Frame 1 (no input): blank canvas, image omitted
Frame 60 (the mouse pressed at the canvas centre just before this capture): blank canvas, image omitted
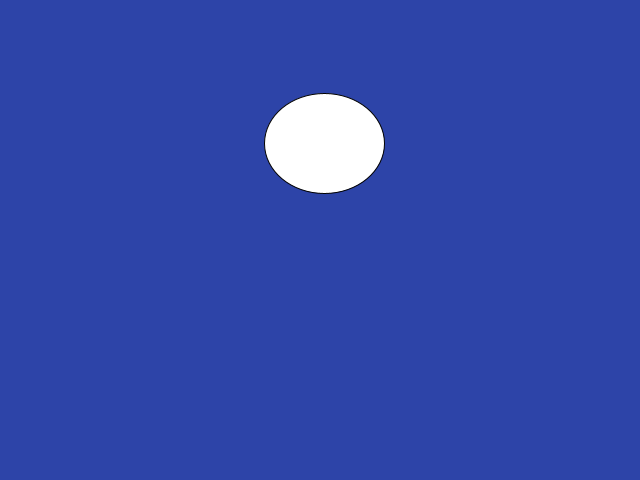
Frame 120 (the mouse held since frame 60 and released just before this capture)

The Processing sketch whose frames 1 and 60 were blank and that drew this single picture after the mouse press (run headless with seeded random() and noise(); from frame 60 on, the mouse is pressed at the canvas centre):

// Processing sketch: globos
// ── globos.pde
class Globo
{
  float x, y,vx,vy;
  Globo (float _x, float _y)
  {
   x=_x;
   y=_y; 
   vx=random(-0.25,0.25);
   vy=random(-2,-0.5);
  }

  void update()
  {
    y+=vy;
    x+=vx;
  }

  void dibujate()
  {
      ellipse(x,y,120,100);
  }
  
}

ArrayList<Globo> globos;


void setup()
{
  size(640,480);
  globos = new ArrayList<Globo>();  
}

void draw()
{
  background(45,68,168);
  for(int i=0;i<globos.size();i++)
  {
    globos.get(i).update();
    globos.get(i).dibujate();
  }
}

void mousePressed()
{
  globos.add(new Globo(mouseX,mouseY));
}
